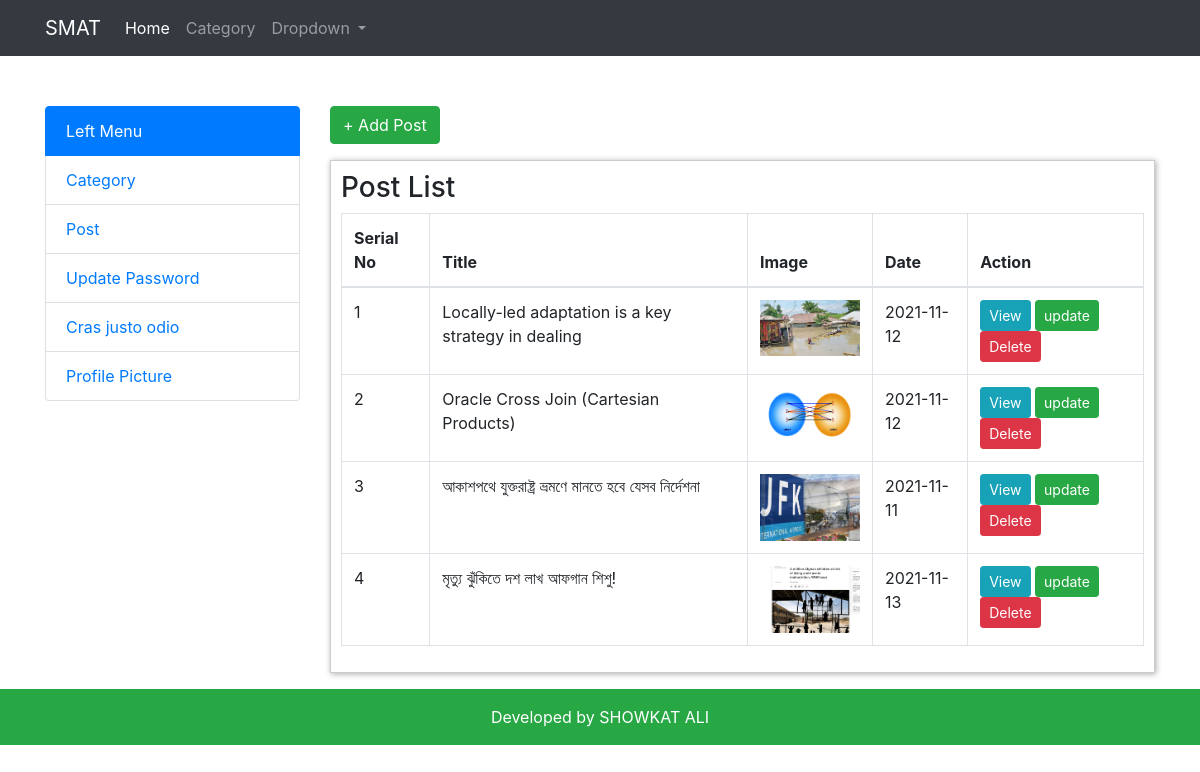
/admin/posts/index.php, run on the app's committed database.
### tables this page shows
CREATE TABLE `post` (
  `id` int(11) NOT NULL,
  `category_id` int(100) NOT NULL,
  `title` varchar(100) NOT NULL,
  `description` text NOT NULL,
  `image` varchar(100) NOT NULL,
  `date` date NOT NULL
);

### admin/posts/index.php (the view, shortened to what this page needs)
<?php
include("../include/header.php");
?>
<?php
    $conn = connectDB();
    $sql="SELECT * FROM post";
    $result =  mysqli_query($conn, $sql);
?>
<a href="create.php" class="btn btn-success">+ Add Post</a>
<div class="content mt-3">
    <h3>Post List</h3>
    <table class="table table-bordered">
        <thead>
            <tr>
                <th>Serial No</th>
                <th>Title</th>
                <th>Image</th>
                <th>Date</th>
                <th>Action</th>
            </tr>
        </thead>
        <tbody>
            <?php
            $int =1;
            while($row = mysqli_fetch_assoc($result)){
            ?>
        <tr>
            <td><?php echo $int++ ?></td>
            <td><?php echo $row['title'];?></td>
            <td><img src="../<?= $row['image']; ?>" width="100"></td>
            <td><?php echo $row['date'];?></td>
            <td>
                <a class="btn btn-info btn-sm" href="view.php?id=<?= $row['id']?>">View</a>
                <a class="btn btn-success btn-sm" href="edit.php?id=<?= $row['id']?>">update</a>
                <a class="btn btn-danger btn-sm"  href="delete.php?id=<?php echo $row['id']?>" onclick="return confirm('Are you sure!!')" >Delete</a>
            </td>
        </tr>
        <?php }?>
        </tbody>
    </table>
</div>
<?php include("../include/footer.php");?>

### admin/include/header.php (shortened to what this page needs)
<?php
    $url = "http://localhost/blog/admin/";
?>
<!doctype html>
<html lang="en">
  <head>
    <link rel="stylesheet" href="<?php echo $url;?>assets/css/bootstrap.min.css">
    <link rel="stylesheet" href="<?php echo $url;?>assets/css/style.css">
  </head>
  <body>
    <nav class="navbar navbar-expand-lg navbar-dark bg-dark">
    <div class="container">
        <a class="navbar-brand" href="#">SMAT</a>
        <div class="collapse navbar-collapse" id="navbarSupportedContent">
            <ul class="navbar-nav mr-auto">
            <li class="nav-item active">
                <a class="nav-link" href="#">Home <span class="sr-only">(current)</span></a>
            </li>
            <li class="nav-item">
                <a class="nav-link" href="#">Category</a>
            </li>
            <li class="nav-item dropdown">
                <a class="nav-link dropdown-toggle" href="#" id="navbarDropdown" role="button" data-toggle="dropdown" aria-haspopup="true" aria-expanded="false">
                Dropdown
                </a>
            </li>
            </ul>
        </div>
        </div>
    </nav>
    <div class="main-contant">
        <div class="container">
            <div class="row clearfix">
                <div class="col-md-3">
                <ul class="list-group">
                    <li class="list-group-item active">
                        <a class=" text-white" href="#">Left Menu</a>
                    </li>
                    <li class="list-group-item">
                        <a href="<?php echo $url;?>categories/index.php">Category</a>
                    </li>
                    <li class="list-group-item">
                        <a href="<?php echo $url;?>posts/index.php">Post</a>
                    </li>
                    <li class="list-group-item">
                        <a href="#">Update Password</a>
                    </li>
                    <li class="list-group-item">
                        <a href="#">Cras justo odio</a>
                    </li>
                    <li class="list-group-item">
                        <a href="#">Profile Picture</a>
                    </li>
                </ul>
                </div>
                <div class="col-md-9">

### admin/include/footer.php (shortened to what this page needs)
</div>
            </div>
        </div>
    </div>
<div class="container-xxl">
    <div class="row">
        <div class="col-md-12 mt-3">
        <p class="bg-success p-3 text-center text-white">Developed by SHOWKAT ALI</p>
        </div>
    </div>
</div>
</body>
</html>

### admin/assets/css/style.css (style rules this page uses)
.main-contant { margin-top: 50px;; }
.content { padding: 10px; border: 1px solid #ccc; box-shadow: 1px 1px 6px #aaa; }

### data on the page
post: title "Locally-led adaptation is a key strategy in dealing", image (picture), date "2021-11-12"
post: title "Oracle Cross Join (Cartesian Products)", image (picture), date "2021-11-12"
post: title "আকাশপথে যুক্তরাষ্ট্র ভ্রমণে মানতে হবে যেসব নির্দেশনা", image (picture), date "2021-11-11"
post: title "মৃত্যু ঝুঁকিতে দশ লাখ আফগান শিশু!", image (picture), date "2021-11-13"
